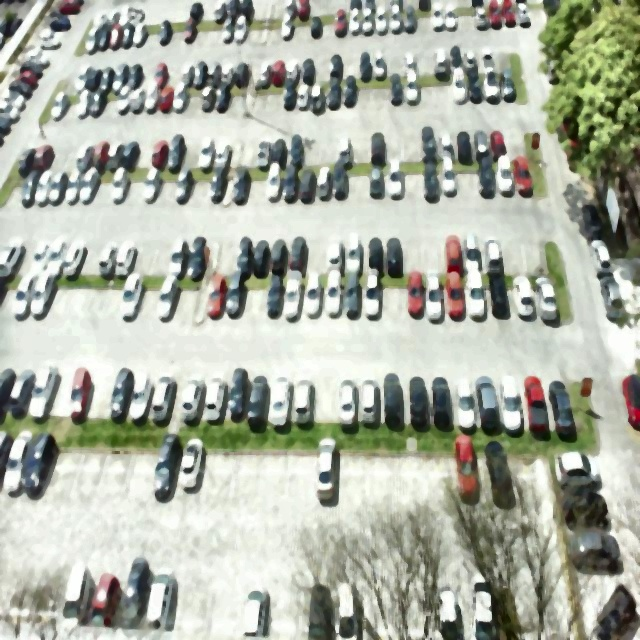
#> input picture datasets/dataset_yolo/train/images/2012-09-13_11_25_20_jpg.rf.1e75b542940b9f43c088808efee6d499.jpg, 640 x 640 px
$ python DenoisingApplyOnYOLO.py
#> lines starting #> are read from the running program, lines starting #| are printed output that depends on the picture
#> in process_split, image is the input picture: shape (640, 640, 3); mean B, G, R 164.1, 177, 172.3
### preprocessing/SingleDenoiseFunctions.py
import cv2
from matplotlib import pyplot as plt
import numpy as np


def denoise_median(img, show):
    """
    Apply median filter on image and optionally show the result
    """
#> called with show = 0
    dst = cv2.medianBlur(img, 5)
    if show:
        plt.figure(figsize=(12, 6))
        plt.subplot(121), plt.imshow(img), plt.title('Original Image')
        plt.axis('off')
        plt.subplot(122), plt.imshow(dst), plt.title('Denoised Image (Median Filter)')
        plt.axis('off')
        plt.show()
    return dst

# [28 lines left out: functions denoise_gaussian, increase_luminosity, not called in this run]

def increase_contrast(img, show):
    """
    Increase the contrast of the image with histogram equalization and optionally show the result
    """
#> called with show = 0
    clahe = cv2.createCLAHE(clipLimit=3.0, tileGridSize=(8, 8))
    lab = cv2.cvtColor(img, cv2.COLOR_BGR2LAB)
#> lab: shape (640, 640, 3); mean of channels 0, 1, 2 180.3, 124, 134.3
    l, a, b = cv2.split(lab)
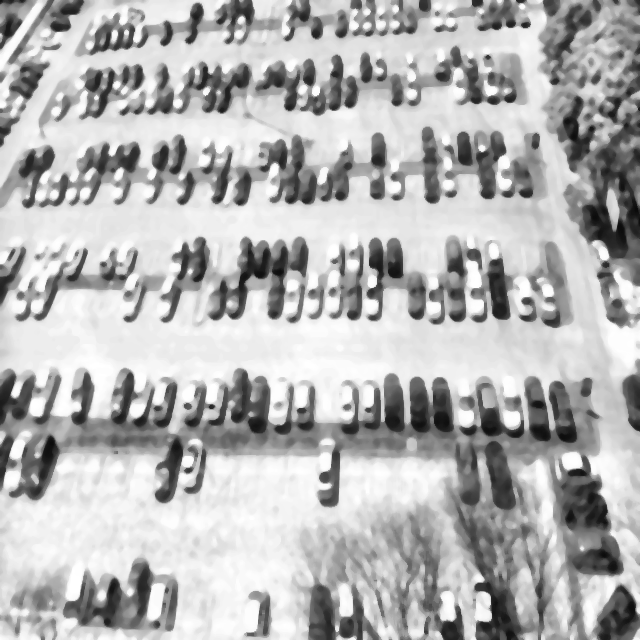
#> l: shape (640, 640); min 10, max 255, mean 180.3
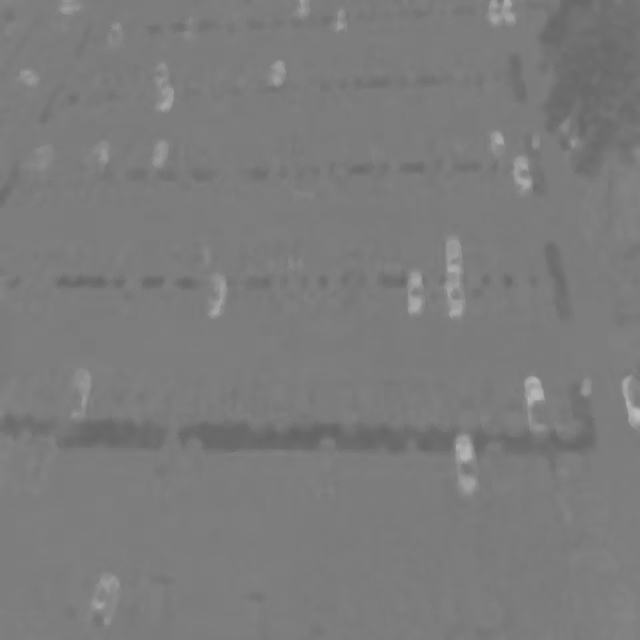
#> a: shape (640, 640); min 100, max 189, mean 124
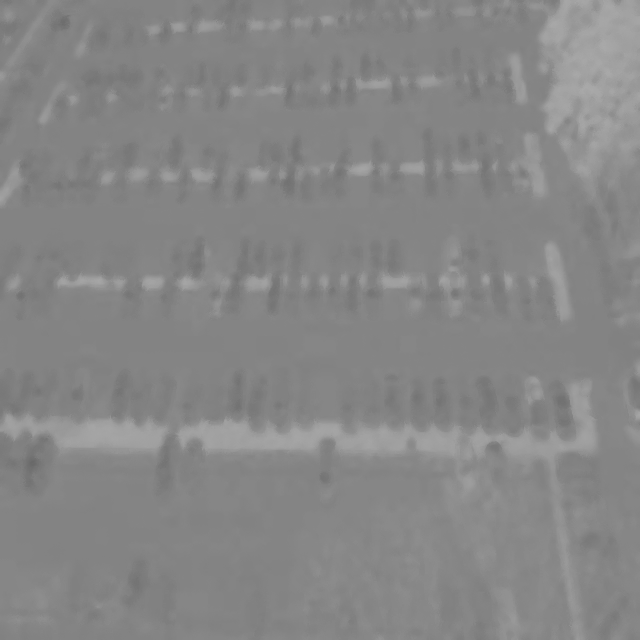
#> b: shape (640, 640); min 105, max 169, mean 134.3
    cl = clahe.apply(l)
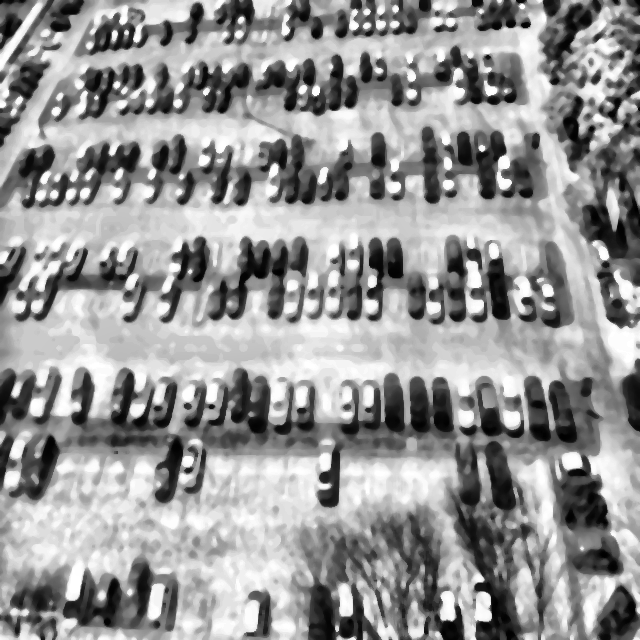
#> cl: shape (640, 640); min 0, max 255, mean 150.3
    lab_clahe = cv2.merge((cl, a, b))
#> lab_clahe: shape (640, 640, 3); mean of channels 0, 1, 2 150.3, 124, 134.3
    dst = cv2.cvtColor(lab_clahe, cv2.COLOR_LAB2BGR)
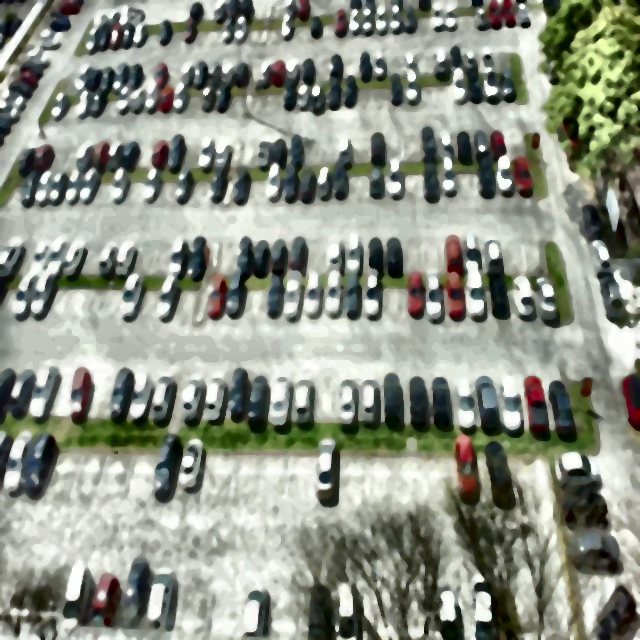
#> dst: shape (640, 640, 3); mean B, G, R 134.5, 147, 142.2
    if show:
        plt.figure(figsize=(12, 6))
        plt.subplot(121), plt.imshow(img), plt.title('Original Image')
        plt.axis('off')
        plt.subplot(122), plt.imshow(dst), plt.title('Image (Increased Contrast)')
        plt.axis('off')
        plt.show()
    return dst

# [15 lines left out: function increase_saturation, not called in this run]

### preprocessing/DenoisingApplyOnYOLO.py
import cv2
from pathlib import Path
from tqdm import tqdm
from SingleDenoiseFunctions import increase_contrast, denoise_median

'''
Function used in preprocessing to apply denoising to the raw dataset for object detection
and then save the result as dataset_yolo
'''

src_root = Path("...")  # raw dataset before denoising
dst_root = Path("../datasets/dataset_yolo") # dataset after denoising


def process_split(split):
    """
    Apply the procedure to all 3 folders: train, valid, test
    """
    img_dir = src_root / split / "images"
    lbl_dir = src_root / split / "labels"
    out_img_dir = dst_root / split / "images"
    out_lbl_dir = dst_root / split / "labels"
    out_img_dir.mkdir(parents=True, exist_ok=True)
    out_lbl_dir.mkdir(parents=True, exist_ok=True)
    image_paths = list(img_dir.glob("*.jpg")) + list(img_dir.glob("*.png")) + list(img_dir.glob("*.jpeg"))
    print(f"\nProcessing {split} set: {len(image_paths)} images")
    for img_path in tqdm(image_paths):
        image = cv2.imread(str(img_path))
        if image is None:
            print(f"Skipped unreadable image: {img_path}")
            continue
        median = denoise_median(image, 0)
        processed = increase_contrast(median, 0)
        out_path = out_img_dir / img_path.name
        cv2.imwrite(str(out_path), processed)
        label_path = lbl_dir / (img_path.stem + ".txt")
        if label_path.exists():
            label_out_path = out_lbl_dir / label_path.name
            label_out_path.write_text(label_path.read_text())

for split in ["train", "valid", "test"]:
    process_split(split)
#> pass 2 of the loop `for split in ["train", "valid", "test"]:`:
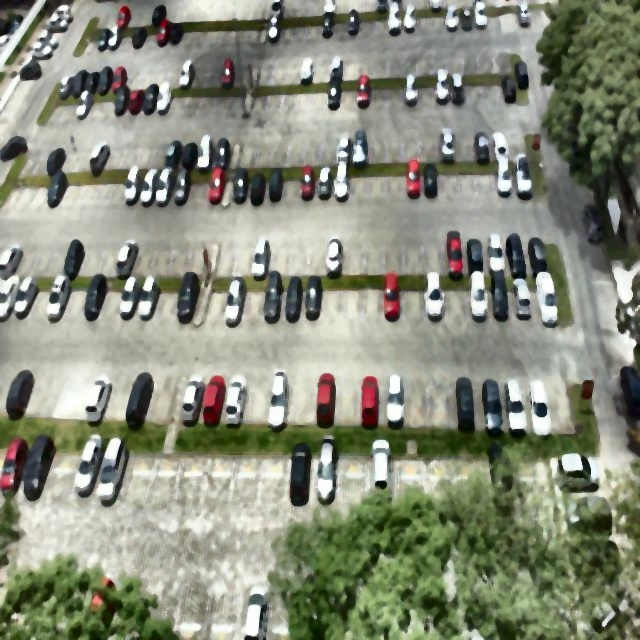
#> input picture datasets/dataset_yolo/test/images/2012-11-06_12_43_28_jpg.rf.6a43d01516d83357f04f67bd7c90ea70.jpg, 640 x 640 px
#> in process_split, image is the input picture: shape (640, 640, 3); mean B, G, R 123.2, 140.1, 136
#> lab: shape (640, 640, 3); mean of channels 0, 1, 2 144.5, 123.4, 136.8
#> in increase_contrast (call 2), `l, a, b = cv2.split(lab)`:
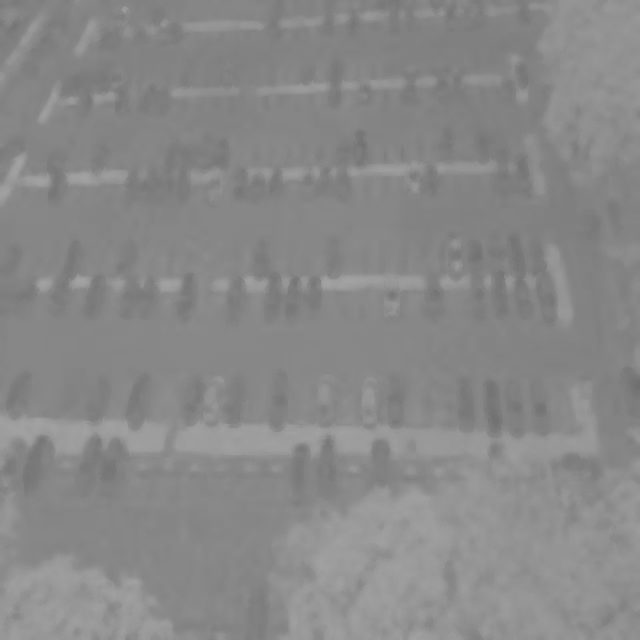
#> b: shape (640, 640); min 111, max 163, mean 136.8
#> lab_clahe: shape (640, 640, 3); mean of channels 0, 1, 2 132.1, 123.4, 136.8
#> in increase_contrast (call 2), `dst = cv2.cvtColor(lab_clahe, cv2.COLOR_LAB2BGR)`:
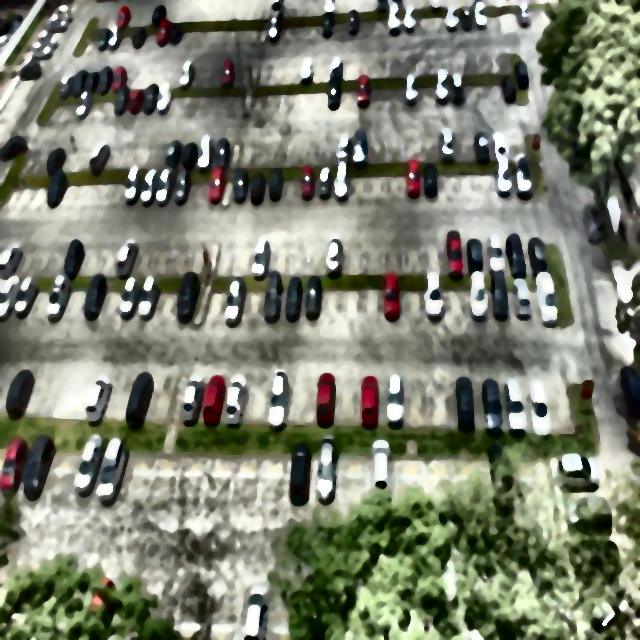
#> dst: shape (640, 640, 3); mean B, G, R 112.1, 128.7, 124.5
print("\nPreprocessing complete. Preprocessed dataset saved to 'datasets/dataset_yolo'.")
